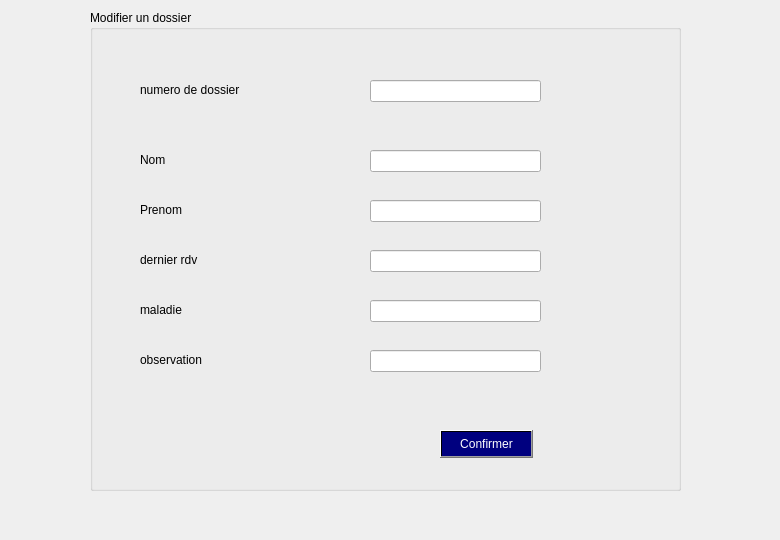
      <widget class="QWidget" name="tab_16">
       <attribute name="title">
        <string>Modifier un patient</string>
       </attribute>
       <widget class="QGroupBox" name="groupBox_4">
        <property name="geometry">
         <rect>
          <x>90</x>
          <y>10</y>
          <width>591</width>
          <height>481</height>
         </rect>
        </property>
        <property name="title">
         <string>Modifier un dossier</string>
        </property>
        <widget class="QLabel" name="label_41">
         <property name="geometry">
          <rect>
           <x>50</x>
           <y>70</y>
           <width>191</width>
           <height>20</height>
          </rect>
         </property>
         <property name="text">
          <string>numero de dossier</string>
         </property>
        </widget>
        <widget class="QLineEdit" name="m1_2">
         <property name="geometry">
          <rect>
           <x>280</x>
           <y>70</y>
           <width>171</width>
           <height>22</height>
          </rect>
         </property>
        </widget>
        <widget class="QLabel" name="label_42">
         <property name="geometry">
          <rect>
           <x>50</x>
           <y>240</y>
           <width>191</width>
           <height>20</height>
          </rect>
         </property>
         <property name="text">
          <string>dernier rdv</string>
         </property>
        </widget>
        <widget class="QLineEdit" name="m4_2">
         <property name="geometry">
          <rect>
           <x>280</x>
           <y>240</y>
           <width>171</width>
           <height>22</height>
          </rect>
         </property>
        </widget>
        <widget class="QLabel" name="label_43">
         <property name="geometry">
          <rect>
           <x>50</x>
           <y>290</y>
           <width>191</width>
           <height>20</height>
          </rect>
         </property>
         <property name="text">
          <string>maladie</string>
         </property>
        </widget>
        <widget class="QLineEdit" name="m5_2">
         <property name="geometry">
          <rect>
           <x>280</x>
           <y>290</y>
           <width>171</width>
           <height>22</height>
          </rect>
         </property>
        </widget>
        <widget class="QLineEdit" name="m6_2">
         <property name="geometry">
          <rect>
           <x>280</x>
           <y>340</y>
           <width>171</width>
           <height>22</height>
          </rect>
         </property>
         <property name="text">
          <string/>
         </property>
        </widget>
        <widget class="QLabel" name="label_44">
         <property name="geometry">
          <rect>
           <x>50</x>
           <y>340</y>
           <width>191</width>
           <height>20</height>
          </rect>
         </property>
         <property name="text">
          <string>observation</string>
         </property>
        </widget>
        <widget class="QPushButton" name="modif_2">
         <property name="geometry">
          <rect>
           <x>350</x>
           <y>420</y>
           <width>93</width>
           <height>28</height>
          </rect>
         </property>
         <property name="styleSheet">
          <string notr="true">background-color: qlineargradient(spread:pad, x1:0.631, y1:0.420455, x2:1, y2:0, stop:1 rgba(0, 0, 127, 255));
color: rgb(255, 255, 255);</string>
         </property>
         <property name="text">
          <string>Confirmer</string>
         </property>
        </widget>
        <widget class="QLineEdit" name="m3_2">
         <property name="geometry">
          <rect>
           <x>280</x>
           <y>190</y>
           <width>171</width>
           <height>22</height>
          </rect>
         </property>
        </widget>
        <widget class="QLabel" name="label_45">
         <property name="geometry">
          <rect>
           <x>50</x>
           <y>140</y>
           <width>191</width>
           <height>20</height>
          </rect>
         </property>
         <property name="text">
          <string>Nom </string>
         </property>
        </widget>
        <widget class="QLabel" name="label_46">
         <property name="geometry">
          <rect>
           <x>50</x>
           <y>190</y>
           <width>191</width>
           <height>20</height>
          </rect>
         </property>
         <property name="text">
          <string>Prenom </string>
         </property>
        </widget>
        <widget class="QLineEdit" name="m2_2">
         <property name="geometry">
          <rect>
           <x>280</x>
           <y>140</y>
           <width>171</width>
           <height>22</height>
          </rect>
         </property>
        </widget>
       </widget>
       <widget class="QLabel" name="p4_2">
        <property name="geometry">
         <rect>
          <x>0</x>
          <y>0</y>
          <width>771</width>
          <height>531</height>
         </rect>
        </property>
        <property name="text">
         <string/>
        </property>
       </widget>
       <zorder>p4_2</zorder>
       <zorder>groupBox_4</zorder>
      </widget>
